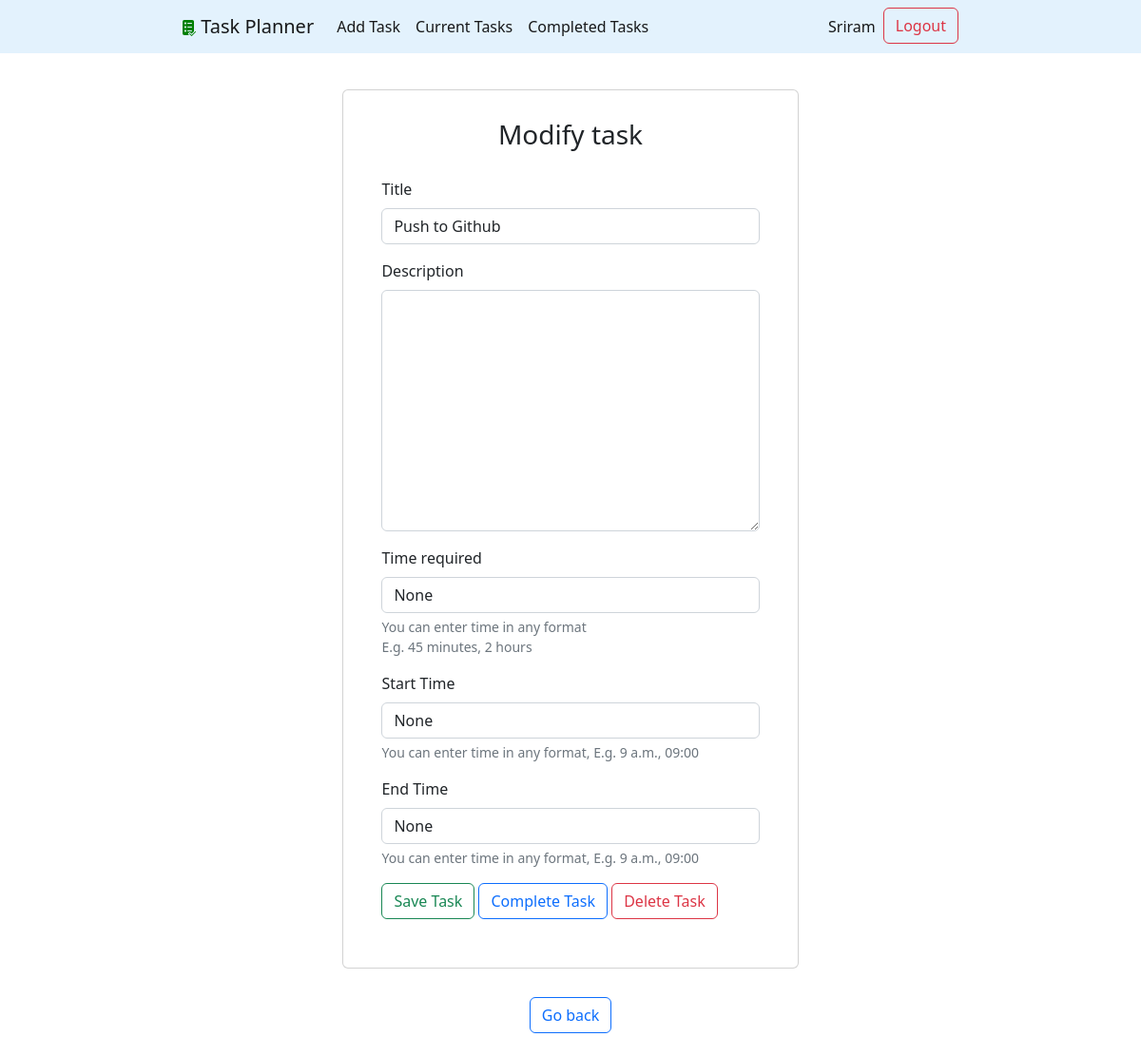
The page /task/20 (signed in) on the database its author committed.
### taskplanner/models.py (models this page shows, shortened)
class Task(models.Model):
    title = models.CharField(max_length=100)
    description = models.TextField(blank=True)
    created = models.DateField(auto_now_add=True)
    start_time = models.CharField(max_length=100,null=True,blank=True)
    end_time = models.CharField(max_length=100,null=True,blank=True)
    time_req = models.CharField(max_length=100,null=True,blank=True)
    completed = models.BooleanField(null=True,blank=True)
    completed_date = models.DateTimeField(null=True,blank=True)
    user = models.ForeignKey(User, on_delete=models.CASCADE)

### taskplanner/views.py (the view, shortened to what this page needs)
# urls.py: path('task/<int:task_pk>', views.viewtask, name='viewtask'),
@login_required
def viewtask(request, task_pk):
    task = get_object_or_404(Task,pk=task_pk, user = request.user)
    data = {'task':task}
    if request.method == 'GET':
        form = TaskForm(instance=task)
        data['form'] = form
        return render(request, 'taskplanner/task.html', data)

### taskplanner/forms.py
class TaskForm(ModelForm):
    class Meta:
        model = Task
        fields = ['title','description','time_req','start_time','end_time']

### taskplanner/templates/taskplanner/task.html (shortened to what this page needs)
{% extends 'taskplanner/base.html'%}
{% block content %}
    <div class="card task">
        <h3 class="text-center">Modify task</h3>
        <form action="" method="post" class="task">
            <div class="mb-3">
                <label for="id_title" class="form-label">Title</label>
                <input type="text" name="title" maxlength="100" required="" id="id_title" class="form-control" value="{{ task.title }}">
            </div>
            <div class="mb-3">
                <label for="id_description" class="form-label">Description</label>
                <textarea name="description" cols="40" rows="10" id="id_description" class="form-control" value="">{{ task.description }}</textarea>
            </div>
            <div class="mb-3">
                <label for="id_time_req" class="form-label">Time required</label>
                <input type="text" name="time_req" id="id_time_req" class="form-control" value="{{task.time_req}}">
                <div class="form-text"> You can enter time in any format <br> E.g. 45 minutes, 2 hours </div>
            </div>
            <div class="mb-3">
                <label for="id_start_time" class="form-label" >Start Time</label>
                <input type="text" name="start_time" id="id_start_time" class="form-control" value="{{task.start_time}}">
                <div class="form-text"> You can enter time in any format, E.g. 9 a.m., 09:00 </div>
            </div>
            <div class="mb-3">
                <label for="id_end_time" class="form-label" >End Time</label>
                <input type="text" name="end_time" id="id_end_time" class="form-control" value="{{task.end_time}}">
                <div class="form-text"> You can enter time in any format, E.g. 9 a.m., 09:00 </div>
            </div>
        <button type="submit" class="btn btn-outline-success"> Save Task</button>
        {% if task.completed is not True %}
        <button type="button" class="btn btn-outline-primary" onclick="$('#complete').click()">Complete Task</button>
        {% else %}
        <button type="button" class="btn btn-outline-primary" onclick="$('#complete').click()">Redo Task </button>
        {% endif %}
        <button type="button" class="btn btn-outline-danger" onclick="$('#delete').click()">Delete Task </button>
        </form>
    </div>
<a href="{% url 'home' %}" class="btn btn-outline-primary"> Go back </a>
<br>
{% endblock %}

### taskplanner/templates/taskplanner/base.html (shortened to what this page needs)
<!DOCTYPE html>
<html lang="en">
<head>
    {% load static %}
    <link href="https://cdn.jsdelivr.net/npm/bootstrap@5.2.3/dist/css/bootstrap.min.css" rel="stylesheet">
    <link href="{% static 'taskplanner/styles.css' %}" rel="stylesheet">
</head>
<body>
    <nav class="navbar navbar-expand-md">
        <div class="container-fluid">
          <a class="navbar-brand" href="#">
            <img src="{% static 'taskplanner/logo.png'%}" alt="">
            <span >Task Planner </span>
          </a>
          <div class="collapse navbar-collapse text-center" id="navbarSupportedContent">
            <ul class="navbar-nav">
              {% if user.is_authenticated %}
              <li class="nav-item">
                  <a class="nav-link active" aria-current="page" href="{% url 'addtask' %}">Add Task</a>
              </li>
              <li class="nav-item">
                <a class="nav-link active" aria-current="page"  href="{% url 'home' %}" >Current Tasks</a>
              </li>
              <li class="nav-item">
                <a class="nav-link active" aria-current="page"  href="{% url 'viewcompletedtasks' %}" > Completed Tasks </a>
              </li>
              {% endif %}
            </ul>
            <ul class="navbar-nav ms-auto">
                {% if user.is_authenticated %}
                <li class="nav-item">
                    <a class="nav-link active" aria-current="page">{{ user.username }}</a>
                </li>
                <form action="{% url 'logoutuser' %}" method="post">
                    <button type="submit" class="btn btn-outline-danger">Logout</button>
                </form>
                {% endif %}
              </ul>
          </div>
        </div>
    </nav>
    <div class="content">
      {% block content %}
      {% endblock %}
    </div>
</body>
</html>

### taskplanner/static/taskplanner/styles.css (style rules this page uses)
.content { display: flex; flex-direction: column; align-items: center; }
.navbar { background-color: #e3f2fd; }
.navbar .container-fluid { display: flex; margin: 0 15%; align-items: center; }
.task { margin: 2.5% 0; padding: 2.5%; width: 40%; }
.task .task { width: 100%; }

### rows shown on the page
Task: title "Push to Github", time_req "None", start_time "None", end_time "None"

### other values the page prints
{{ user.username }} "Sriram"
